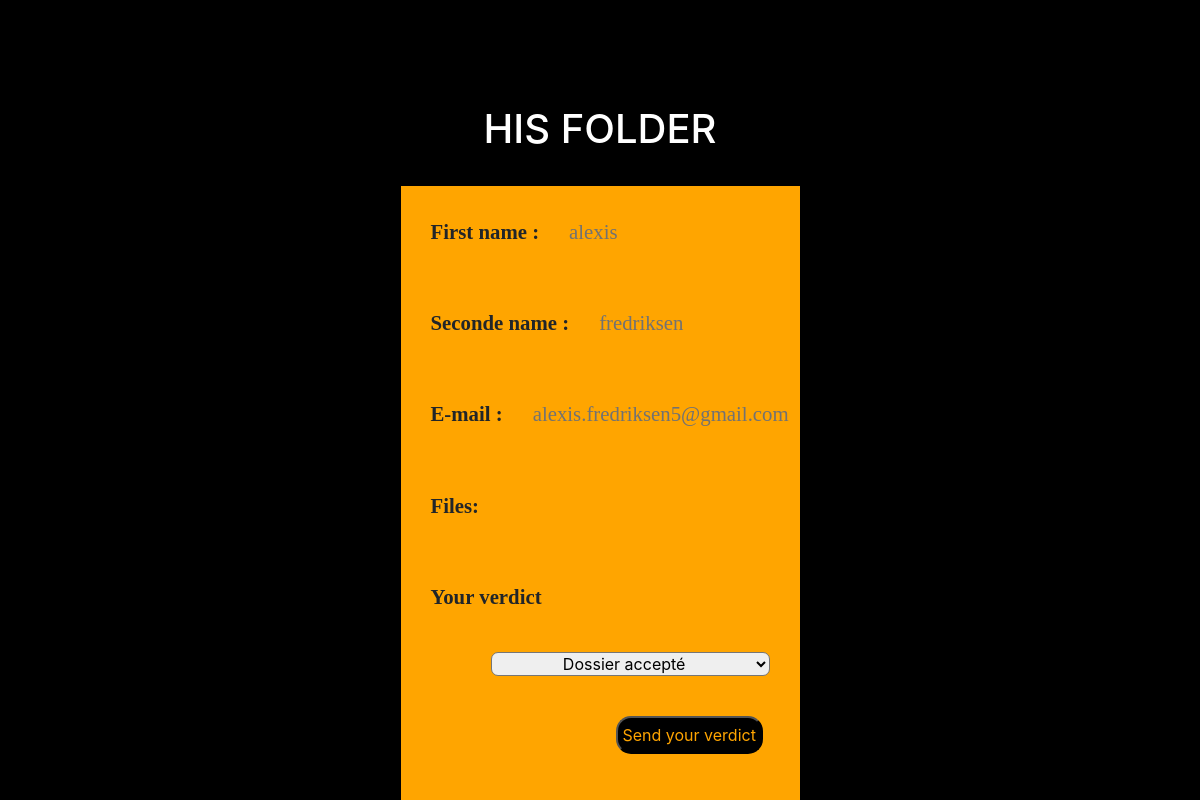
/workflow/workrep (signed in), run on an earlier commit of the app's database.
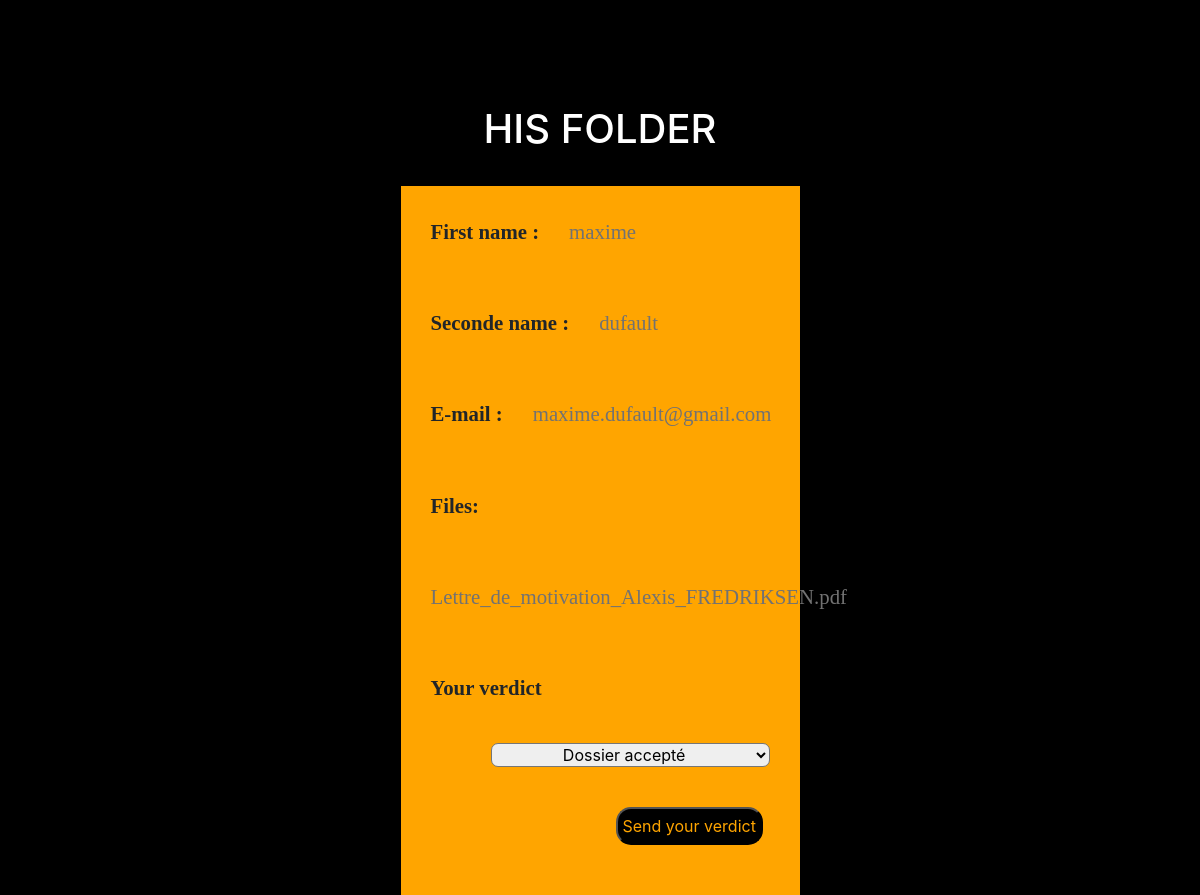
And on a later commit of the database.
### workflow/models.py (models this page shows)
class File(models.Model):
    f_name = models.CharField(max_length=30)
    s_name = models.CharField(max_length=30)
    mail = models.CharField(max_length=30)
    File = models.FileField(blank=True)
    verdict = models.CharField(max_length=30)

### workflow/views.py (the view, shortened to what this page needs)
# urls.py: path('workrep', views.workrep, name='workrep'),
@login_required(login_url='login')
def workrep(request):
    Files=File.objects.latest('id')
    context={'Files':Files}
    form = UpdateFile(request.POST or None, instance=Files)
    if request.method == 'POST':
        form = UpdateFile(request.POST or None, instance=Files)
        if form.is_valid():
            form.save()
    return render(request, 'workflow/workrep.html', context)

### templates/workflow/workrep.html (shortened to what this page needs)
{% load static %}
<!DOCTYPE html>
<html>
<head>
	<link rel="stylesheet" href="https://stackpath.bootstrapcdn.com/bootstrap/4.1.3/css/bootstrap.min.css">
	<link rel="stylesheet" href="https://use.fontawesome.com/releases/v5.6.1/css/all.css">
    <form enctype="multipart/form-data" action="" method="post">
        <div class="container contenue">
            <h1>His folder</h1>
                <div class="container-fluid formulaire">
                    <div class="row">
                        <label name="f_name" class="text" for="fname">First name :</label>
                        <p class="text1">{{ Files.f_name }}</p>
                    </div>
                    <div class="row">
                        <label name="s_name" class="text" for="sname">Seconde name :</label>
                        <p class="text1">{{ Files.s_name }}</p>
                    </div>
                    <div class="row">
                        <label name="mail" class="text" for="mail">E-mail :</label>
                        <p class="text1">{{ Files.mail }}</p>
                    </div>
                    <div class="row">
                        <label name="files" class="text" for="files">Files:</label>
                        <p class="text1">{{ Files.File }}</p>
                    </div>
                    <div class="row">
                        <label name="files" class="text" for="files">Your verdict</label>
                        <select name="verdict" id="form">
                            <option value="Dossier accepté">Dossier accepté</option>
                        </select>
                    </div>
                    <div class="row">
                        <div class="col">
                            <input type="submit" value="Send your verdict" class="submit">
                        </div>
                    </div>
                </div>
        </div>
    </form>
</body>
</html>

What changed in the data, as far as the page shows it:
removed File: f_name "alexis", s_name "fredriksen", mail "alexis.fredriksen5@gmail.com"
added File: f_name "maxime", s_name "dufault", mail "maxime.dufault@gmail.com", File "Lettre_de_motivation_Alexis_FREDRIKSEN.pdf"
